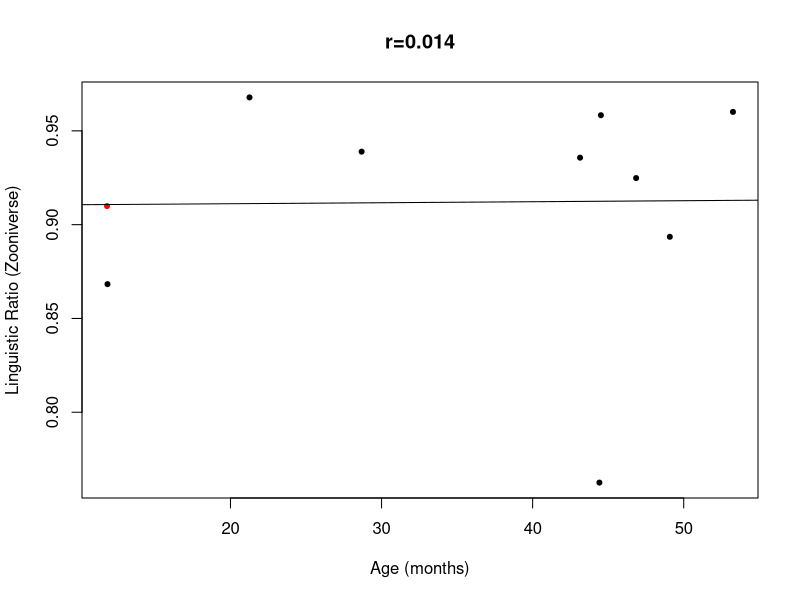
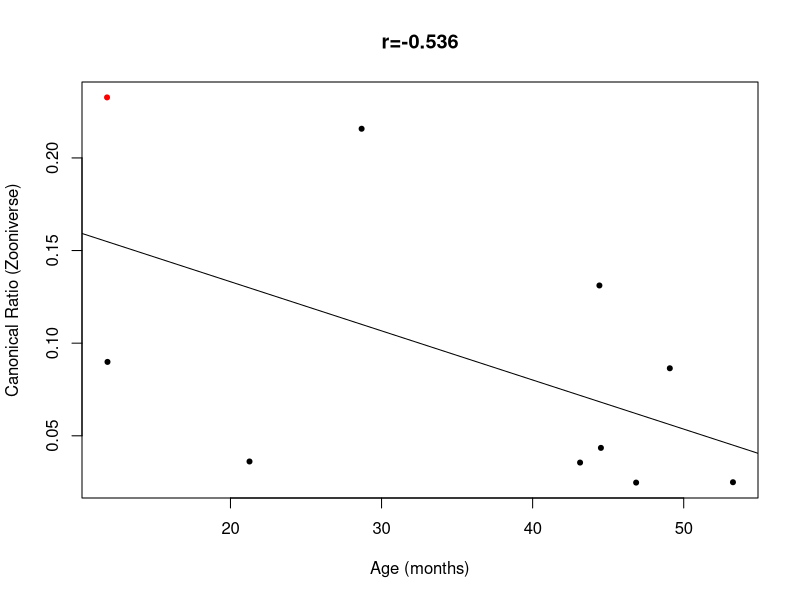
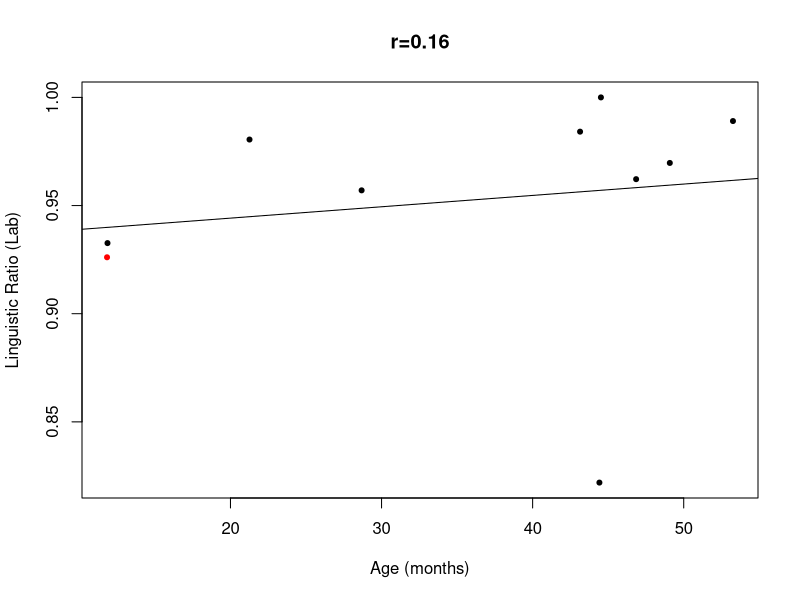
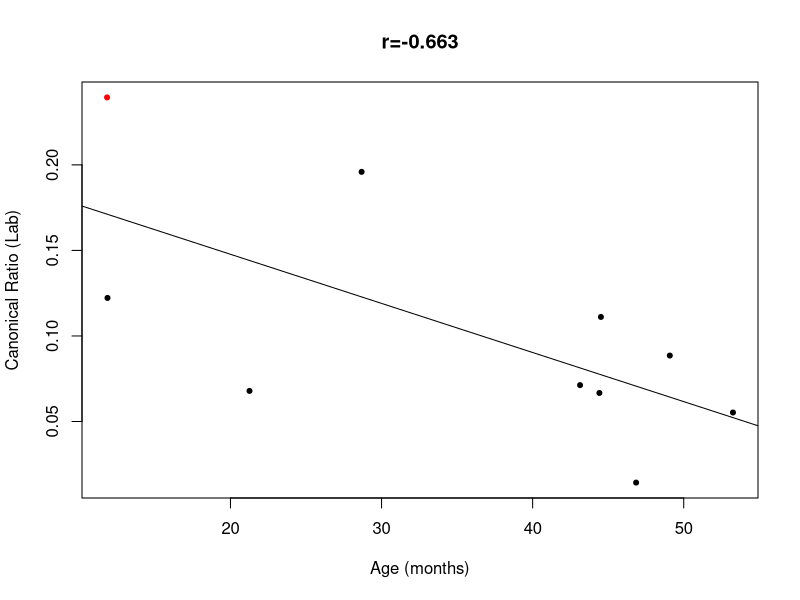
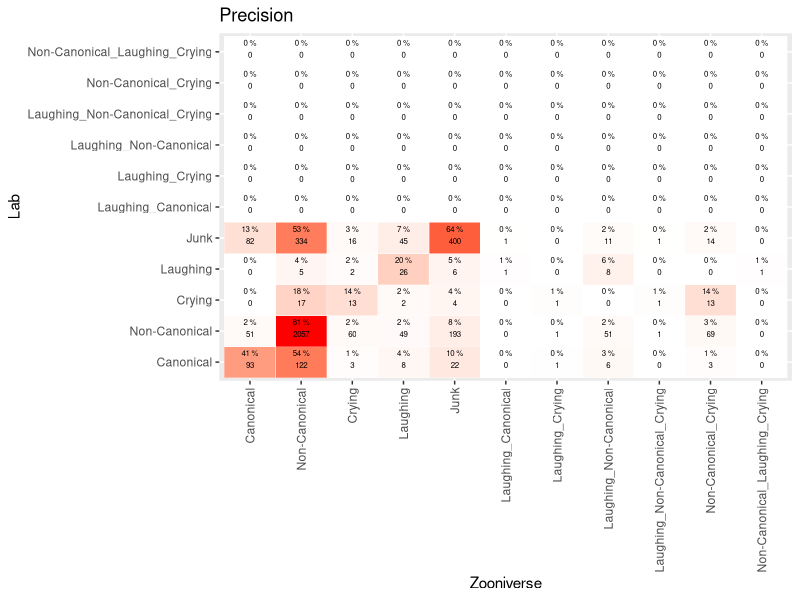
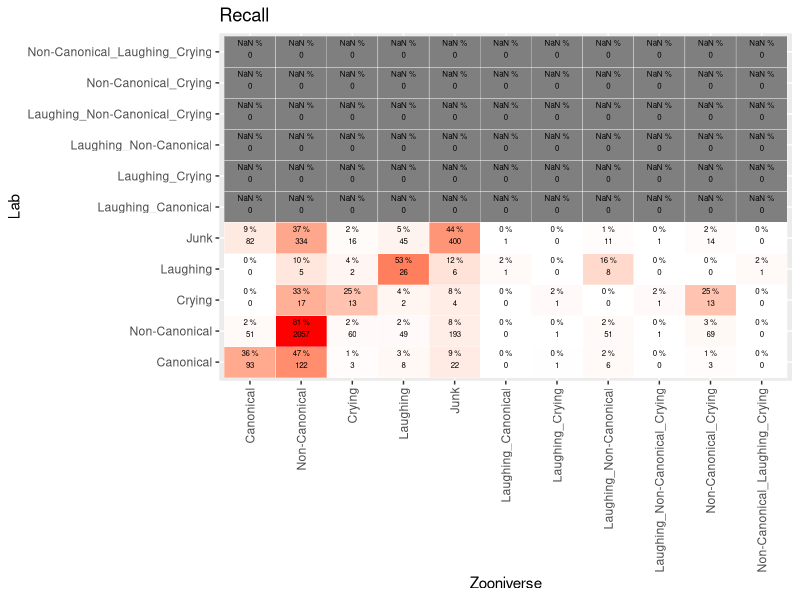
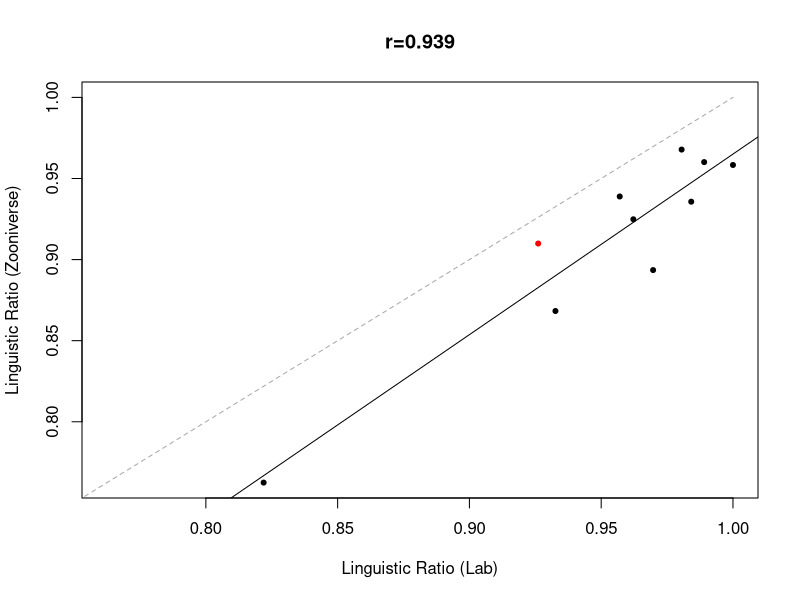
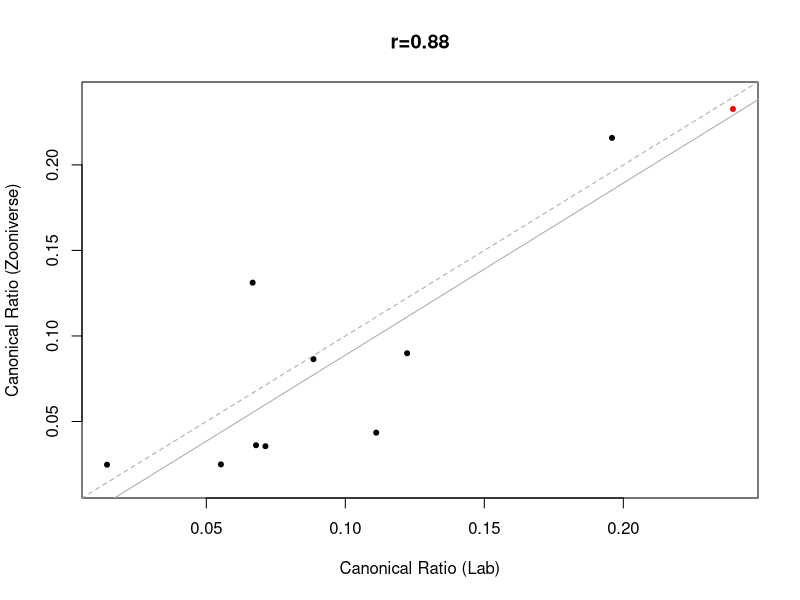

Write the R code that produced these figures, in order.
## ---- chunk 1
knitr::opts_chunk$set(echo = TRUE)
library(tidyverse)
library(dplyr)
library(ggplot2)
library(caret)
library(scales)

dodiv=function(x) x/sum(x, na.rm=T)

## ---- chunk 2
#read demo data created by AC from info in paper
demo_data=read.csv("demo-data.tsv",sep="\t")

# read dataset composed with python
data_all <- read.csv("final_classifications_PU_zoon.csv")

#remove the word mixed that takes up space and is unnecessary
data_all$Zoon_classif=factor(gsub("Mixed_","",as.character(data_all$Zoon_classif),fixed=T))

#relevel the factor so that it's easier to read
data_all$Zoon_classif=factor(data_all$Zoon_classif, levels=c("Canonical","Non-Canonical",
                                                             "Crying","Laughing","Junk",levels(data_all$Zoon_classif)[grep("_",levels(data_all$Zoon_classif))]))


# create lab column with easier to read correspondance
data_all$lab<-as.character(data_all$Major_Choice)
data_all$lab[data_all$lab=="Non-canonical syllables"]<-"Non-Canonical"
data_all$lab[data_all$lab=="Canonical syllables"]<-"Canonical"
data_all$lab[data_all$lab %in% c("Don't mark","None")]<-"Junk"
data_all$lab=factor(data_all$lab,levels=levels(data_all$Zoon_classif))
#apply same factor levels as zooniverse so that we can do symmetrical confusion matrices
## ---- chunk 3
table(data_all$lab)
table(data_all$Zoon_classif)

mycf=confusionMatrix(data_all$lab, data_all$Zoon_classif, dnn = c("Lab","Zooniverse"))

conf_tab=mycf$table

# this package uses sensitivity & specificity
#Sensitivity=recall
#Specificity=precision

mycf

## ---- chunk 4
pdf("precision_with_mixed.pdf",height=10,width=10)
prop_cat=data.frame(conf_tab/colSums(conf_tab)*100) #generates precision because columns
prop_cat$id=paste(prop_cat$Lab,prop_cat$Zooniverse)
colnames(prop_cat)[3]<-"pr"

data.frame(conf_tab)->stall
stall$id=paste(stall$Lab,stall$Zooniverse)
stall=merge(stall,prop_cat[c("id","pr")])



ggplot(data = stall, mapping = aes(y = Lab, x=Zooniverse)) +
 geom_tile(aes(fill= rescale(pr)), colour = "white") +
  geom_text(aes(label = paste(round(pr),"%")), vjust = -1,size=2) +
  geom_text(aes(label = Freq), vjust = 1,size=2) +
  scale_fill_gradient(low = "white", high = "red", name = "Percentage") +
     theme(legend.position = "none") +
  xlab("Zooniverse") + ylab("Lab") +
  ggtitle("Precision")+ theme(axis.text.x = element_text(angle = 90, vjust = 0.5, hjust=1))
dev.off()
## ---- chunk 5
pdf("recall_with_mixed.pdf",height=10,width=10)
prop_cat=data.frame(conf_tab/rowSums(conf_tab)*100)  #generates recall because rows
prop_cat$id=paste(prop_cat$Lab,prop_cat$Zooniverse)
colnames(prop_cat)[3]<-"rec"

data.frame(conf_tab)->stall
stall$id=paste(stall$Lab,stall$Zooniverse)
stall=merge(stall,prop_cat[c("id","rec")])

ggplot(data = stall, mapping = aes(y = Lab, x=Zooniverse)) +
 geom_tile(aes(fill= rescale(rec)), colour = "white") +
  geom_text(aes(label = paste(round(rec),"%")), vjust = -1,size=2) +
  geom_text(aes(label = Freq), vjust = 1,size=2) +
  scale_fill_gradient(low = "white", high = "red", name = "Percentage") +
     theme(legend.position = "none") +
  xlab("Zooniverse") + ylab("Lab") +
  ggtitle("Recall")+ theme(axis.text.x = element_text(angle = 90, vjust = 0.5, hjust=1))


dev.off()
## ---- chunk 6

#given results above, we map the mixed
data_all$Zoon_classif[data_all$Zoon_classif=="Laughing_Canonical"]<-"Canonical"
data_all$Zoon_classif[data_all$Zoon_classif=="Laughing_Non-Canonical"]<-"Non-Canonical"
data_all$Zoon_classif[data_all$Zoon_classif=="Laughing_Non-Canonical_Crying"]<-"Non-Canonical"
data_all$Zoon_classif[data_all$Zoon_classif=="Laughing_Crying"]<-"Crying"
data_all$Zoon_classif[data_all$Zoon_classif=="Non-Canonical_Crying"]<-"Non-Canonical"
data_all$Zoon_classif[data_all$Zoon_classif=="Non-Canonical_Laughing_Crying"]<-"Non-Canonical"

#and reset the factors for cleanliness
data_all$Zoon_classif=factor(data_all$Zoon_classif)
data_all$lab=factor(data_all$lab)

#get the ns by child, then calculate the linguistic ratio & canonical ratio, separately for zooniverse & lab
ztab=table(data_all$ChildID,data_all$Zoon_classif)
z_lr=rowSums(ztab[,c("Canonical","Non-Canonical")])/rowSums(ztab[,-which(colnames(ztab) %in% c("Junk"))])
z_cr=ztab[,c("Canonical")]/rowSums(ztab[,c("Canonical","Non-Canonical")])

ltab=table(data_all$ChildID,data_all$lab)
l_lr=rowSums(ltab[,c("Canonical","Non-Canonical")])/rowSums(ltab[,-which(colnames(ztab) %in% c("Junk"))])
l_cr=ltab[,c("Canonical")]/rowSums(ltab[,c("Canonical","Non-Canonical")])

#put all the ratios together
if(sum(rownames(ztab)==rownames(ltab))==dim(ztab)[1]) ratios=cbind(rownames(ztab),z_lr,z_cr,l_lr,l_cr) else print("oops this code needs to be more complex because we don't have the same kids for the two ratios")
colnames(ratios)[1]<-"ChildID"

#add age
#ages=aggregate(data_all$Age,by=list(data_all$ChildID),mean) #this is a weird way of adding ages, since all of the ages for a given child should be the same if there is only one recording, and if there are multiple recordings, then we should not get the mean
#improvement: now we merge with a demo data tab, but note this is merged with child id, so the problem of multiple recs per child is still there


merge(ratios,demo_data,by="ChildID")->ratios
colnames(ratios)[dim(ratios)[2]]<-"Age"

#cbinding results in text, so we numerize the ratios
for(thisvar in c("z_lr","z_cr","l_lr","l_cr")) ratios[,thisvar]=as.numeric(as.character(ratios[,thisvar]))
summary(ratios)
## ---- chunk 7
prettynames=c("Linguistic Ratio (Zooniverse)","Canonical Ratio (Zooniverse)",
             "Linguistic Ratio (Lab)","Canonical Ratio (Lab)" )
names(prettynames)<-c("z_lr","z_cr","l_lr","l_cr")

#!!! this is working the opposite than it should! but note that to get angsynd kids to come out in red, I have to do it like this -- it doesn't make sense...
mycols=c("red","black")
names(mycols)<-c("Low-RiskControl","AngelmanSyndrome")

for(thisvar in c("z_lr","z_cr","l_lr","l_cr")) {
  myr=round(cor.test(ratios[,thisvar],ratios$Age)$estimate,3)
  plot(ratios[,thisvar]~ratios$Age, pch=20,xlab="Age (months)",ylab=prettynames[thisvar],main=paste0("r=",myr),
       col=mycols[ratios$Diagnosis])
  abline(lm(ratios[,thisvar]~ratios$Age))
  }

## ---- chunk 8

#Ling ratio
pdf("ling_rat_z_vs_l.pdf",height=5,width=5)
lims=range(c(ratios[,"z_lr"],ratios[,"l_lr"]))
  myr=round(cor.test(ratios[,"z_lr"],ratios[,"l_lr"])$estimate,3)
  plot(ratios[,"z_lr"]~ratios[,"l_lr"], pch=20,xlab=prettynames["l_lr"],ylab=prettynames["z_lr"],main=paste0("r=",myr),
       xlim=lims,ylim=lims,
       col=mycols[ratios$Diagnosis])
  abline(lm(ratios[,"z_lr"]~ratios[,"l_lr"]))
  lines(c(0,1),c(0,1),lty=2,col="darkgray")
dev.off()

  #CR
pdf("can_rat_z_vs_l.pdf",height=5,width=5)
lims=range(c(ratios[,"z_cr"],ratios[,"l_cr"]))
    myr=round(cor.test(ratios[,"z_cr"],ratios[,"l_cr"])$estimate,3)
  plot(ratios[,"z_cr"]~ratios[,"l_cr"], pch=20,xlab=prettynames["l_cr"],ylab=prettynames["z_cr"],main=paste0("r=",myr),
       xlim=lims,ylim=lims,
       col=mycols[ratios$Diagnosis])
  abline(lm(ratios[,"z_cr"]~ratios[,"l_cr"]),col="darkgray")
    lines(c(0,1),c(0,1),lty=2,col="darkgray")
dev.off()
